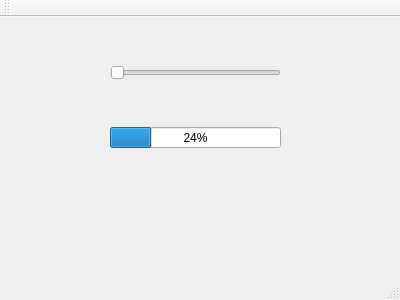
<?xml version="1.0" encoding="UTF-8"?>
<ui version="4.0">
 <class>MainWindow</class>
 <widget class="QMainWindow" name="MainWindow">
  <property name="geometry">
   <rect>
    <x>0</x>
    <y>0</y>
    <width>400</width>
    <height>300</height>
   </rect>
  </property>
  <property name="windowTitle">
   <string>MainWindow</string>
  </property>
  <widget class="QWidget" name="centralWidget">
   <widget class="QSlider" name="horizontalSlider">
    <property name="geometry">
     <rect>
      <x>110</x>
      <y>40</y>
      <width>171</width>
      <height>31</height>
     </rect>
    </property>
    <property name="orientation">
     <enum>Qt::Horizontal</enum>
    </property>
   </widget>
   <widget class="QProgressBar" name="progressBar">
    <property name="geometry">
     <rect>
      <x>110</x>
      <y>110</y>
      <width>171</width>
      <height>21</height>
     </rect>
    </property>
    <property name="value">
     <number>24</number>
    </property>
   </widget>
  </widget>
  <widget class="QMenuBar" name="menuBar">
   <property name="geometry">
    <rect>
     <x>0</x>
     <y>0</y>
     <width>400</width>
     <height>22</height>
    </rect>
   </property>
  </widget>
  <widget class="QToolBar" name="mainToolBar">
   <attribute name="toolBarArea">
    <enum>TopToolBarArea</enum>
   </attribute>
   <attribute name="toolBarBreak">
    <bool>false</bool>
   </attribute>
  </widget>
  <widget class="QStatusBar" name="statusBar"/>
 </widget>
 <layoutdefault spacing="6" margin="11"/>
 <resources/>
 <connections/>
</ui>
